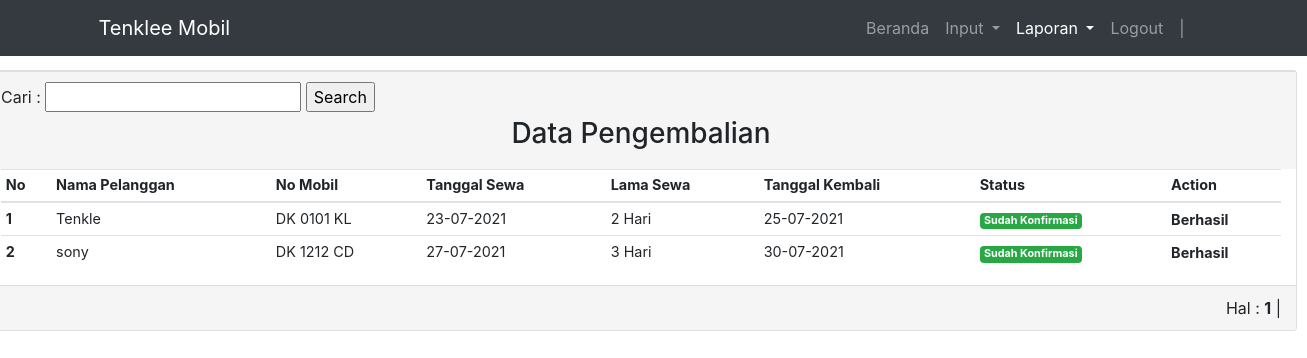
The app's page /Admin/pengembalian.php with its own data.
### tables this page shows
CREATE TABLE `pelanggan` (
  `no_ktp` varchar(20) NOT NULL,
  `nama` varchar(30) DEFAULT NULL,
  `email` varchar(30) DEFAULT NULL,
  `no_telp` varchar(15) DEFAULT NULL,
  `alamat` varchar(50) DEFAULT NULL,
  `username` varchar(10) DEFAULT NULL,
  `password` varchar(32) DEFAULT NULL
);

CREATE TABLE `mobil` (
  `no_mobil` varchar(10) NOT NULL,
  `merk` varchar(20) DEFAULT NULL,
  `nama_mobil` varchar(30) DEFAULT NULL,
  `deskripsi` varchar(200) DEFAULT NULL,
  `gambar` varchar(100) DEFAULT NULL,
  `harga` int(7) DEFAULT NULL,
  `status` enum('0','1') DEFAULT NULL,
  `id_pemilik` int(10) DEFAULT NULL
);

CREATE TABLE `transaksi` (
  `id_transaksi` int(11) NOT NULL,
  `no_ktp` varchar(16) DEFAULT NULL,
  `no_mobil` varchar(10) DEFAULT NULL,
  `tgl_sewa` date DEFAULT NULL,
  `lama` int(5) DEFAULT NULL,
  `status` enum('0','1') DEFAULT NULL,
  `bukti` varchar(100) NOT NULL
);

### Admin/pengembalian.php (the view, shortened to what this page needs)
<!DOCTYPE html>
<html lang="en">
<head>
  <link rel="stylesheet" href="https://maxcdn.bootstrapcdn.com/bootstrap/4.5.2/css/bootstrap.min.css">
</head>
<body>
    <nav class="navbar navbar-expand-lg navbar-dark bg-dark fixed-top">
        <div class="container">
            <a class="navbar-brand" href="#">Tenklee Mobil</a>
                    <div class="collapse navbar-collapse" id="navbarNavAltMarkup">
                        <div class="navbar-nav ml-auto">
                            <a class="nav-item nav-link " href="beranda_admin.php">Beranda <span class="sr-only">(current)</span></a>
                            <li class="nav-item dropdown">
                                <a class="nav-link dropdown-toggle" href="#" id="navbarDropdown" role="button" data-toggle="dropdown" aria-haspopup="true" aria-expanded="false">
                                Input
                                </a>
                            </li>
                            <li class="nav-item dropdown">
                                <a class="nav-link active dropdown-toggle" href="#" id="navbarDropdown" role="button" data-toggle="dropdown" aria-haspopup="true" aria-expanded="false">
                                Laporan
                                </a>
                            </li>
                                <a class="nav-item nav-link" href="../Logout.php"onclick="return confirm('Apakah anda yakin ingin keluar ?')">Logout</a>
                                <a class="nav-item nav-link" href="#"> | </a>
                                <a class="nav-link"  style="font-weight: bold; color:deepskyblue;">
                                <?php
                                $username=$_SESSION['username'];
                                echo $username
                                ?></a>
                        </div>
                    </div>
        </div>
    </nav>
    <div class="row">
        <div class="col-sm-">
        <div class="card" style="width: 82rem;">
        <div class="panel-heading panel-custom">
        <form method="post" enctype="multipart/form-data">
            <label>Cari :</label>
            <input type="text" name="keyword">
            <input type="submit" value="Search" name="cari">
            </form>
        <h3 class="text-center">Data Pengembalian</h3></div>
	        <div class="panel-body">
            <div class="col-sm-12">
	            <table style="font-size:90% " class="table table-sm">
	                <thead>
	                    <tr>
	                        <th scope="col">No</th>
	                        <th scope="col">Nama Pelanggan</th>
                            <th scope="col">No Mobil</th>
                            <th scope="col">Tanggal Sewa</th>
                            <th scope="col">Lama Sewa</th>
                            <th scope="col">Tanggal Kembali</th>
                            <th scope="col">Status</th>
                            <th scope="col">Action</th>
	                    </tr>
                        </thead>
	                <tbody>
                    <?php
                    include "../config.php";
                            $batas = 5;
                            $halaman = @$_GET['halaman'];
                                if(empty($halaman)){
                            $posisi = 0;
                            $halaman = 1;
                            }
                            else {
                                $posisi = ($halaman-1) * $batas;
                            }
                            $nohal = 5;
                            $mulai = ($halaman>1) ? ($halaman * $nohal) - $nohal : 0;
                            $no = $mulai+1;
                            if(isset($_POST["cari"])){
                                $search = $_POST['keyword'];
                                $query = "SELECT pelanggan.nama, mobil.no_mobil, mobil.status, transaksi.tgl_sewa, detail_transaksi.id_transaksi, transaksi.id_transaksi, transaksi.lama, (harga*lama) as total_harga
                                        FROM pelanggan
                                        INNER JOIN transaksi ON transaksi.no_ktp = pelanggan.no_ktp
                                        INNER JOIN mobil ON transaksi.no_mobil = mobil.no_mobil
                                        INNER JOIN detail_transaksi on transaksi.id_transaksi = detail_transaksi.id_transaksi WHERE nama LIKE '%$search%' LIMIT $posisi, $batas";
                            } else {
                                $query = "SELECT pelanggan.nama, pelanggan.no_ktp, pelanggan.no_telp, pelanggan.email, mobil.harga, mobil.no_mobil, mobil.nama_mobil, mobil.status, mobil.merk, transaksi.tgl_sewa, detail_transaksi.id_transaksi, transaksi.id_transaksi, transaksi.lama, (harga*lama) as total_harga
                                        FROM pelanggan
                                        INNER JOIN transaksi ON transaksi.no_ktp = pelanggan.no_ktp
                                        INNER JOIN mobil ON transaksi.no_mobil = mobil.no_mobil
                                        INNER JOIN detail_transaksi on transaksi.id_transaksi = detail_transaksi.id_transaksi LIMIT $posisi, $batas";                            }
                        $data = mysqli_query($connection,$query);
                        while($row = mysqli_fetch_array($data)){
                            $tanggal=$row['tgl_sewa'];
                            $lama=$row['lama'];
                            $ubahtgl1 = date('d-m-Y', strtotime($row['tgl_sewa']));
                            $tglkembali = date('Y-m-d', strtotime("+$lama days", strtotime($tanggal)));
                            $ubahtgl2 = date('d-m-Y', strtotime($tglkembali));
                            $status = $row['status'];
                            ?>
	                        <tr>
                            <th scope="row"><?=$no++?></th>
								<td><?=$row['nama']?></td>
                                <td><?=$row['no_mobil']?></td>
                                <td><?=$ubahtgl1?></td>
                                <td><?=$row['lama']?> Hari</td>
                                <td><?=$ubahtgl2?></td>
                                <td><a class="badge badge-<?=($row['status']) ? "success" : "danger" ?>"><?=($row['status']) ? "Sudah Konfirmasi" : "Belum Konfirmasi" ?></a></td>
	                            <td class="hidden-print">
	                                <div class="btn-group">
                                    <?php
                                        if($status == '0') { ?>
	                                    <a onclick="return confirm('Apakah anda yakin ingin konfirmasi?')" href="pengembalian_aksi.php?id_transaksi=<?php echo $row ['no_mobil'];?>" style="font-weight: 500" class="btn btn-danger btn-sm">Konfirmasi</a>
                                        <?php }
                                        else {?>
                                            <b><a>Berhasil</a></b>
                                        <?php } ?>
	                                </div>
	                            </td>
	                        </tr>
                        <?php
	                    }
		            ?>
	                </tbody>
	            </table>
	        </div>
            <div style="text-align: right;" class="panel-footer panel-custom">
                    <?php include ("../config.php");
                        $query2		= mysqli_query($connection, "select * from transaksi");
                        $jmldata	= mysqli_num_rows($query2);
                        $jmlhalaman	= ceil($jmldata/$batas);
                echo " Hal : ";
                for($i=1; $i<=$jmlhalaman; $i++)
                if($i != $halaman){
                    echo " <a href=\"data_transaksi.php?halaman=$i\">$i</a> | ";
                }
                else{
                    echo " <b>$i</b> | ";
                } ?>
			</div>
	    </div>
    </div>
</div>
</body>
</html>

### Admin/pengembalian.php (style rules this page uses)
.panel-footer.panel-custom { text-align:left; padding: 10px 15px; background-color: #f5f5f5; border-top: 1px solid #ddd; border-bottom-right-radius: 3px; border-bottom-left-radius: 3px; }
.panel-heading.panel-custom { padding: 10px 15px; background-color: #f5f5f5; border-top: 1px solid #ddd; border-bottom-right-radius: 3px; border-bottom-left-radius: 3px; }
body { margin-top: 70px; background-size:cover; }

### records on screen
pelanggan: nama "Tenkle", mobil.no_mobil "DK 0101 KL", transaksi.tgl_sewa "23-07-2021", transaksi.lama "2", transaksi.lama+tgl_sewa "25-07-2021"
pelanggan: nama "sony", mobil.no_mobil "DK 1212 CD", transaksi.tgl_sewa "27-07-2021", transaksi.lama "3", transaksi.lama+tgl_sewa "30-07-2021"
